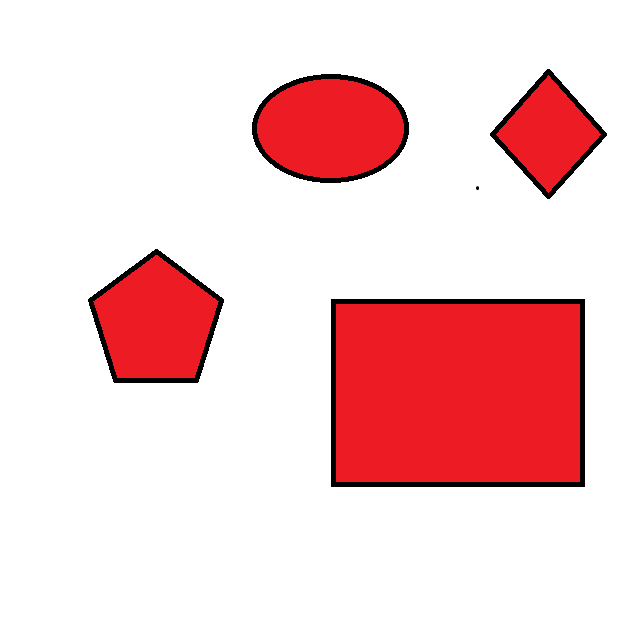
#> input picture picture.png, 633 x 641 px
$ python 'Shape Detector.py'
#> lines starting #> are read from the running program, lines starting #| are printed output that depends on the picture; after the words box and inside, x2 and y2 are one past the last pixel; in counts of white or black regions, pixels touching at a corner belong together
#!/usr/bin/env python
# coding: utf-8


#Importing required libraries
import cv2
import numpy as np
from matplotlib import pyplot as plt

# read image and set thresholds
img = cv2.imread('picture.png')
#> img is the input picture: shape (641, 633, 3); mean B, G, R 210, 208.5, 245.5
gray = cv2.cvtColor(img, cv2.COLOR_BGR2GRAY)
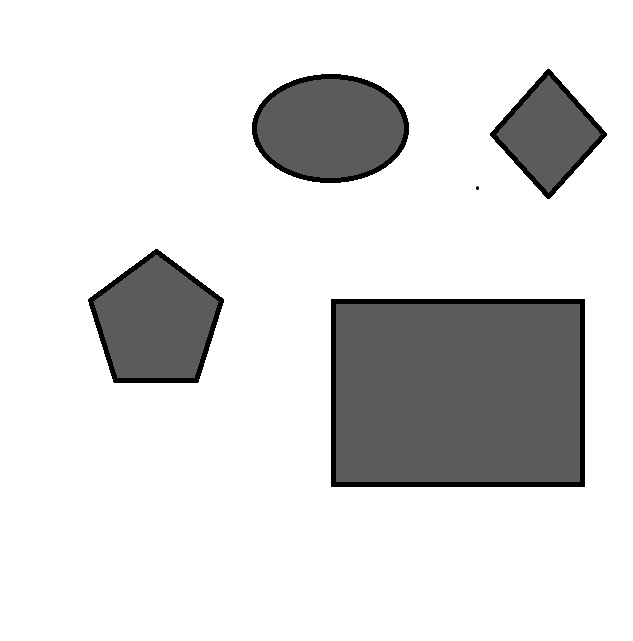
#> gray: shape (641, 633); min 0, max 255, mean 219.7
_, threshold = cv2.threshold(gray, 127, 255, cv2.THRESH_BINARY)
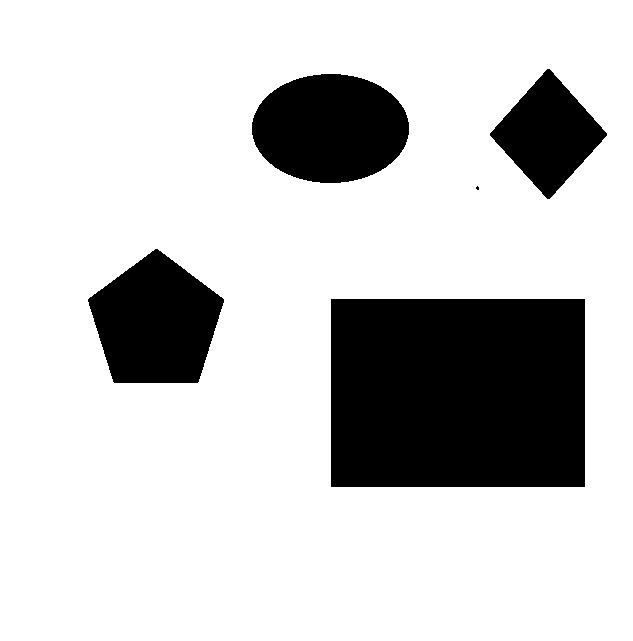
#> threshold: shape (641, 633); 79.8% white; 5 black regions (1 under 20 px)

contours, _ = cv2.findContours(
	threshold, cv2.RETR_TREE, cv2.CHAIN_APPROX_SIMPLE)
#> contours = 6 contours, 1 with area under 20; largest, box (x1, y1, x2, y2) and area: (0, 0, 633, 641) 404480, (330, 298, 586, 488) 48193, (251, 73, 410, 184) 13643, (87, 248, 225, 384) 12931, (489, 68, 608, 200) 7984

i = 0

# Storing
for contour in contours:
	# Ignore first count as function detects entire image
	if i == 0:
		i = 1
		continue

	# cv2.approxPloyDP() function to approximate the shape
	approx = cv2.approxPolyDP(
		contour, 0.01 * cv2.arcLength(contour, True), True)

	cv2.drawContours(img, [contour], 0, (0, 0, 255), 5)

	# finding center
	M = cv2.moments(contour)
	if M['m00'] != 0.0:
		x = int(M['m10']/M['m00'])
		y = int(M['m01']/M['m00'])

	# Inserting name at center x,y of each detected contoured shape
	if len(approx) == 3:
		cv2.putText(img, 'Triangle', (x, y),
					cv2.FONT_HERSHEY_SIMPLEX, 0.6, (255, 255, 255), 2)

	elif len(approx) == 4:
		cv2.putText(img, 'Quadrilateral', (x, y),
					cv2.FONT_HERSHEY_SIMPLEX, 0.6, (255, 255, 255), 2)

	elif len(approx) == 5:
		cv2.putText(img, 'Pentagon', (x, y),
					cv2.FONT_HERSHEY_SIMPLEX, 0.6, (255, 255, 255), 2)

	elif len(approx) == 6:
		cv2.putText(img, 'Hexagon', (x, y),
					cv2.FONT_HERSHEY_SIMPLEX, 0.6, (255, 255, 255), 2)

	else:
		cv2.putText(img, 'circle', (x, y),
					cv2.FONT_HERSHEY_SIMPLEX, 0.6, (255, 255, 255), 2)
#> this loop made 6 passes
#> (approx, x, y) on passes 2, 6: ([[330, 299], [584, 298], [585, 486], [331, 487]], 457, 392), ([[547, 68], [607, 133], [549, 199], [489, 135]], 548, 133)
#> (x, y) on passes 3 to 5: (155, 322), (477, 187), (330, 128)
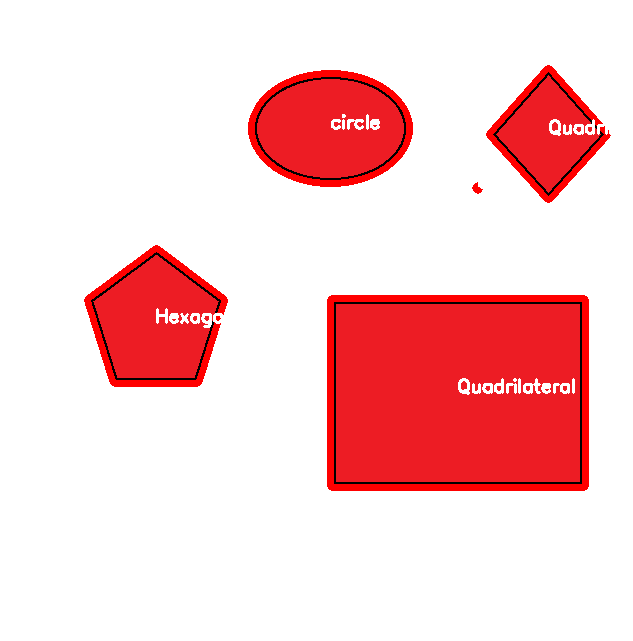
#> img: shape (641, 633, 3); 4% of pixels changed, all inside (x1, y1, x2, y2) = (84, 65, 611, 491)
#> after the loop, i = 1

# displaying the image with labeled names
cv2.imshow('shapes', img)

cv2.waitKey(0)
cv2.destroyAllWindows()
